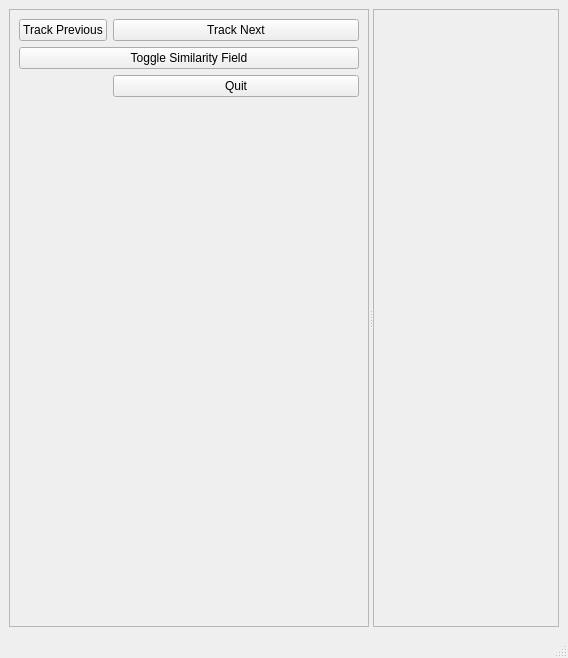
<?xml version="1.0" encoding="UTF-8"?>
<ui version="4.0">
 <class>MainWindow</class>
 <widget class="QMainWindow" name="MainWindow">
  <property name="geometry">
   <rect>
    <x>0</x>
    <y>0</y>
    <width>568</width>
    <height>658</height>
   </rect>
  </property>
  <property name="windowTitle">
   <string>Bubble Tracking Visualization</string>
  </property>
  <widget class="QWidget" name="centralwidget">
   <layout class="QHBoxLayout" name="horizontalLayout">
    <item>
     <widget class="QSplitter" name="splitter">
      <property name="orientation">
       <enum>Qt::Horizontal</enum>
      </property>
      <widget class="QFrame" name="frame">
       <property name="maximumSize">
        <size>
         <width>414</width>
         <height>16777215</height>
        </size>
       </property>
       <property name="frameShape">
        <enum>QFrame::StyledPanel</enum>
       </property>
       <property name="frameShadow">
        <enum>QFrame::Raised</enum>
       </property>
       <layout class="QFormLayout" name="formLayout">
        <item row="0" column="0">
         <widget class="QPushButton" name="pushButton_4">
          <property name="text">
           <string>Track Previous</string>
          </property>
         </widget>
        </item>
        <item row="0" column="1">
         <widget class="QPushButton" name="pushButton_3">
          <property name="text">
           <string>Track Next</string>
          </property>
         </widget>
        </item>
        <item row="1" column="0" colspan="2">
         <widget class="QPushButton" name="pushButton_2">
          <property name="text">
           <string>Toggle Similarity Field</string>
          </property>
         </widget>
        </item>
        <item row="3" column="1">
         <widget class="QPushButton" name="pushButton_5">
          <property name="text">
           <string>Quit</string>
          </property>
         </widget>
        </item>
       </layout>
      </widget>
      <widget class="QFrame" name="vtk_panel">
       <property name="frameShape">
        <enum>QFrame::StyledPanel</enum>
       </property>
       <property name="frameShadow">
        <enum>QFrame::Raised</enum>
       </property>
      </widget>
     </widget>
    </item>
   </layout>
  </widget>
  <widget class="QMenuBar" name="menubar">
   <property name="geometry">
    <rect>
     <x>0</x>
     <y>0</y>
     <width>568</width>
     <height>22</height>
    </rect>
   </property>
  </widget>
  <widget class="QStatusBar" name="statusbar"/>
 </widget>
 <resources/>
 <connections/>
</ui>
